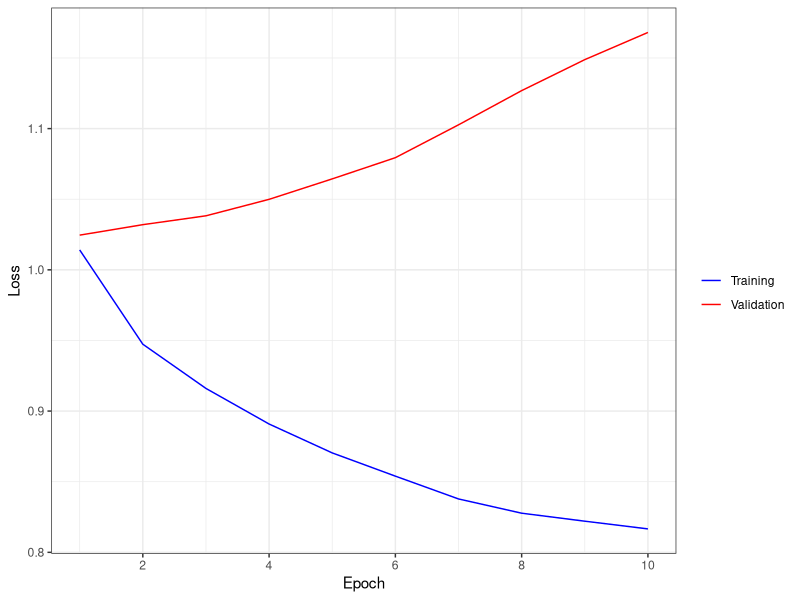

Write R code to recreate this figure.
library(ggplot2)
library(ggthemes)

train = c(1.014101862651833, 
          0.9473305808695184, 
          0.9160322129617617, 
          0.8908252867614564, 
          0.8703743963984684,
          0.8539239126782675, 
          0.837781945826944, 
          0.8276923580217348,
          0.8220370115697391, 
          0.8165743963857461)
val = c(1.024571751367349, 
        1.031981565508949, 
        1.0382559606167512, 
        1.0499183109884358, 
        1.064403256293417, 
        1.0794091616964379, 
        1.1026647953858044, 
        1.126885391195389, 
        1.1488239800739448, 
        1.1680743026202591)
x = c(1, 2, 3, 4, 5, 6, 7, 8, 9, 10)

ggplot() +
  theme_bw() +
  xlab('Epoch') +
  ylab('Loss') +
  geom_line(aes(x, train, colour="train")) +
  geom_line(aes(x, val, colour="val")) +
  scale_x_continuous("Epoch", breaks=seq(0,10,2)) +
  scale_color_manual(values = c("blue","red"),
                     name="", 
                     breaks=c("train", "val"),
                     labels=c("Training", "Validation"))
  